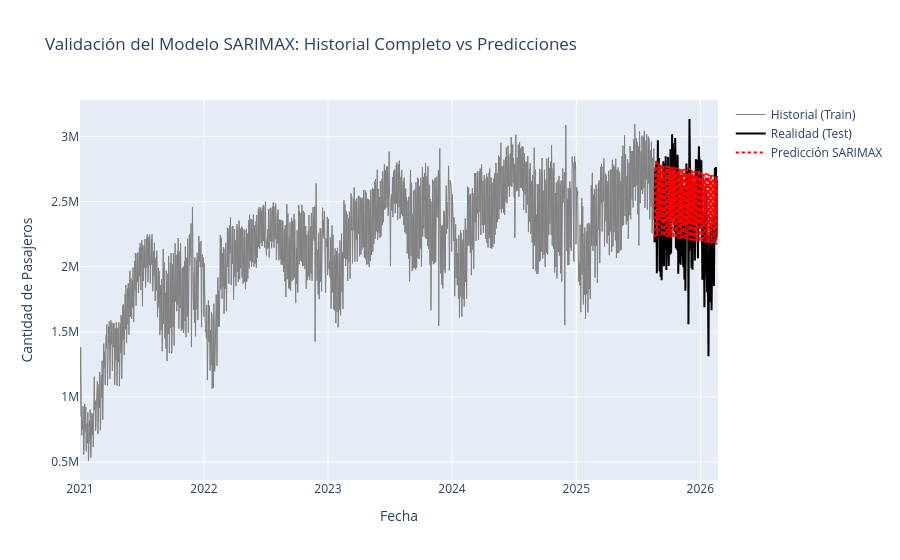

Write notebook code for a chart like this one.
### Code cell
# Creamos la nueva columna con el desplazamiento (Shift) hacia el futuro

df['Holiday_Lag3'] = df['Holiday_Dummy'].shift(3)
df['Holiday_Lag3'] = df['Holiday_Lag3'].fillna(0)


# Definimos el set de exógenas
# Se puede usar solo el Lag3 o ambas
exog_cols = ['Holiday_Lag3']

# Definimos el punto de corte para entrenamiento
train_size = int(len(df) * 0.9)
train, test = df.iloc[:train_size], df.iloc[train_size:]

# Definimos variables Endógenas (Y) y Exógenas (X)
y_train = train['Log_Passengers']
X_train = train[exog_cols]

y_test = test['Log_Passengers']
X_test = test[exog_cols]


# Configuramos el modelo considerando la estacionalidad de 7 días
model = sm.tsa.SARIMAX(
    y_train,
    exog=X_train,
    order=(3, 0, 1),              # (p, d, q)
    seasonal_order=(3, 0, 1, 7),  # (P, D, Q, s)
)

results = model.fit(disp=False, method='powell')

# Imprimimos el resumen estadístico
print(results.summary())


# Predicción sobre el set de prueba
forecast_obj = results.get_forecast(steps=len(test), exog=X_test)
forecast_log = forecast_obj.predicted_mean

# Revertimos el Logaritmo para volver a la escala original (Pasajeros)
pred_real = np.exp(forecast_log)

fig = go.Figure()

# Todo el historial de entrenamiento
fig.add_trace(go.Scatter(
    x=train.index, y=train['Numbers'],
    name="Historial (Train)",
    line=dict(color='gray', width=1)
))

# Datos reales de prueba (para comparar)
fig.add_trace(go.Scatter(
    x=test.index, y=test['Numbers'],
    name="Realidad (Test)",
    line=dict(color='black', width=2)
))

# Predicciones del modelo
fig.add_trace(go.Scatter(
    x=test.index, y=pred_real,
    name="Predicción SARIMAX",
    line=dict(color='red', dash='dot', width=2)
))

fig.update_layout(
    title="Validación del Modelo SARIMAX: Historial Completo vs Predicciones",
    xaxis_title="Fecha",
    yaxis_title="Cantidad de Pasajeros",
    hovermode="x unified"
)

fig.show()

# Métrica de desempeño
mape = np.mean(np.abs((test['Numbers'] - pred_real) / test['Numbers'])) * 100
print(f"Error Porcentual Medio Absoluto (MAPE): {mape:.2f}%")

### Figure 1 — Plotly figure (JSON) as saved in the notebook; plotly's stock layout.template omitted (floating-point values rounded to 4 significant figures; data arrays with more than 128 entries replaced by an {"elided": "..."} marker saying what was removed)
{"data": [{"line": {"color": "gray", "width": 1}, "name": "Historial (Train)", "type": "scatter", "x": {"elided": "1691 str values"}, "y": {"elided": "1691 int values"}}, {"line": {"color": "black", "width": 2}, "name": "Realidad (Test)", "type": "scatter", "x": {"elided": "188 str values"}, "y": {"elided": "188 int values"}}, {"line": {"color": "red", "dash": "dot", "width": 2}, "name": "Predicción SARIMAX", "type": "scatter", "x": {"elided": "188 str values"}, "y": {"elided": "188 float values"}}], "layout": {"hovermode": "x unified", "title": {"text": "Validación del Modelo SARIMAX: Historial Completo vs Predicciones"}, "xaxis": {"title": {"text": "Fecha"}}, "yaxis": {"title": {"text": "Cantidad de Pasajeros"}}}}
